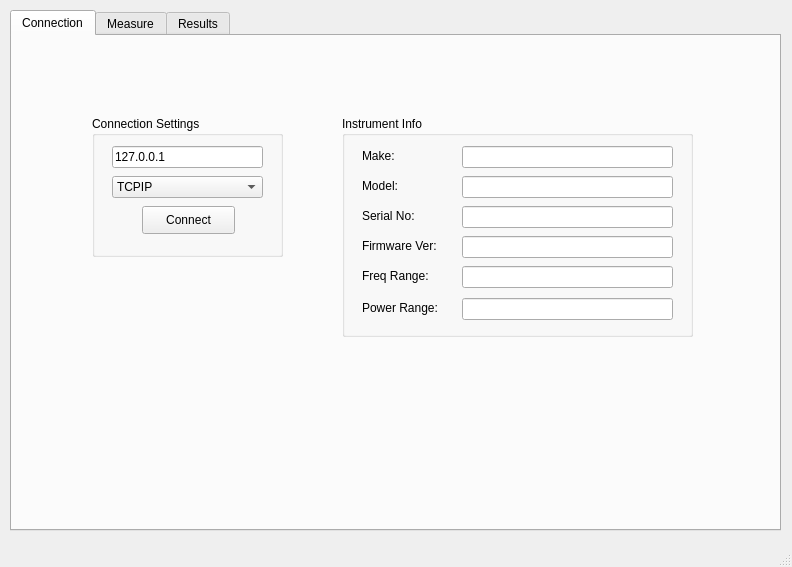
<?xml version="1.0" encoding="UTF-8"?>
<ui version="4.0">
 <class>MainWindow</class>
 <widget class="QMainWindow" name="MainWindow">
  <property name="geometry">
   <rect>
    <x>0</x>
    <y>0</y>
    <width>792</width>
    <height>567</height>
   </rect>
  </property>
  <property name="windowTitle">
   <string>%APPLICATION_NAME%</string>
  </property>
  <property name="windowIcon">
   <iconset resource="Resources.qrc">
    <normaloff>:/new/icon_resource/RS.ico</normaloff>
    <normalon>:/new/icon_resource/RS.ico</normalon>:/new/icon_resource/RS.ico</iconset>
  </property>
  <widget class="QWidget" name="centralWidget">
   <widget class="QTabWidget" name="tab_widget">
    <property name="geometry">
     <rect>
      <x>10</x>
      <y>10</y>
      <width>771</width>
      <height>521</height>
     </rect>
    </property>
    <property name="tabShape">
     <enum>QTabWidget::Rounded</enum>
    </property>
    <property name="currentIndex">
     <number>0</number>
    </property>
    <widget class="QWidget" name="connection_tab">
     <attribute name="title">
      <string>Connection</string>
     </attribute>
     <widget class="QGroupBox" name="instrument_info_group_box">
      <property name="geometry">
       <rect>
        <x>330</x>
        <y>80</y>
        <width>351</width>
        <height>221</height>
       </rect>
      </property>
      <property name="title">
       <string>Instrument Info</string>
      </property>
      <widget class="QLineEdit" name="make_line_edit">
       <property name="geometry">
        <rect>
         <x>120</x>
         <y>30</y>
         <width>211</width>
         <height>22</height>
        </rect>
       </property>
       <property name="text">
        <string/>
       </property>
       <property name="readOnly">
        <bool>true</bool>
       </property>
      </widget>
      <widget class="QLabel" name="make_label">
       <property name="geometry">
        <rect>
         <x>20</x>
         <y>32</y>
         <width>81</width>
         <height>16</height>
        </rect>
       </property>
       <property name="text">
        <string>Make:</string>
       </property>
      </widget>
      <widget class="QLabel" name="model_label">
       <property name="geometry">
        <rect>
         <x>20</x>
         <y>62</y>
         <width>81</width>
         <height>16</height>
        </rect>
       </property>
       <property name="text">
        <string>Model:</string>
       </property>
      </widget>
      <widget class="QLineEdit" name="model_line_edit">
       <property name="geometry">
        <rect>
         <x>120</x>
         <y>60</y>
         <width>211</width>
         <height>22</height>
        </rect>
       </property>
       <property name="text">
        <string/>
       </property>
       <property name="readOnly">
        <bool>true</bool>
       </property>
      </widget>
      <widget class="QLineEdit" name="serial_no_line_edit">
       <property name="geometry">
        <rect>
         <x>120</x>
         <y>90</y>
         <width>211</width>
         <height>22</height>
        </rect>
       </property>
       <property name="readOnly">
        <bool>true</bool>
       </property>
      </widget>
      <widget class="QLabel" name="serial_no_label">
       <property name="geometry">
        <rect>
         <x>20</x>
         <y>92</y>
         <width>81</width>
         <height>16</height>
        </rect>
       </property>
       <property name="text">
        <string>Serial No:</string>
       </property>
      </widget>
      <widget class="QLineEdit" name="firmware_version_line_edit">
       <property name="geometry">
        <rect>
         <x>120</x>
         <y>120</y>
         <width>211</width>
         <height>22</height>
        </rect>
       </property>
       <property name="readOnly">
        <bool>true</bool>
       </property>
      </widget>
      <widget class="QLabel" name="firmware_version_label">
       <property name="geometry">
        <rect>
         <x>20</x>
         <y>122</y>
         <width>81</width>
         <height>16</height>
        </rect>
       </property>
       <property name="text">
        <string>Firmware Ver:</string>
       </property>
      </widget>
      <widget class="QLineEdit" name="frequency_range_line_edit">
       <property name="geometry">
        <rect>
         <x>120</x>
         <y>150</y>
         <width>211</width>
         <height>22</height>
        </rect>
       </property>
       <property name="readOnly">
        <bool>true</bool>
       </property>
      </widget>
      <widget class="QLabel" name="frequency_range_label">
       <property name="geometry">
        <rect>
         <x>20</x>
         <y>152</y>
         <width>81</width>
         <height>16</height>
        </rect>
       </property>
       <property name="text">
        <string>Freq Range:</string>
       </property>
      </widget>
      <widget class="QLabel" name="power_range_label">
       <property name="geometry">
        <rect>
         <x>20</x>
         <y>184</y>
         <width>81</width>
         <height>16</height>
        </rect>
       </property>
       <property name="text">
        <string>Power Range:</string>
       </property>
      </widget>
      <widget class="QLineEdit" name="power_range_line_edit">
       <property name="geometry">
        <rect>
         <x>120</x>
         <y>182</y>
         <width>211</width>
         <height>22</height>
        </rect>
       </property>
       <property name="readOnly">
        <bool>true</bool>
       </property>
      </widget>
     </widget>
     <widget class="QGroupBox" name="vna_connection_group_box">
      <property name="geometry">
       <rect>
        <x>80</x>
        <y>80</y>
        <width>191</width>
        <height>141</height>
       </rect>
      </property>
      <property name="title">
       <string>Connection Settings</string>
      </property>
      <property name="flat">
       <bool>false</bool>
      </property>
      <widget class="QPushButton" name="connect_push_button">
       <property name="geometry">
        <rect>
         <x>50</x>
         <y>90</y>
         <width>93</width>
         <height>28</height>
        </rect>
       </property>
       <property name="text">
        <string>Connect</string>
       </property>
      </widget>
      <widget class="QComboBox" name="connection_type_combo_box">
       <property name="geometry">
        <rect>
         <x>20</x>
         <y>60</y>
         <width>151</width>
         <height>22</height>
        </rect>
       </property>
       <property name="currentIndex">
        <number>1</number>
       </property>
       <item>
        <property name="text">
         <string>GPIB</string>
        </property>
       </item>
       <item>
        <property name="text">
         <string>TCPIP</string>
        </property>
       </item>
       <item>
        <property name="text">
         <string>USB</string>
        </property>
       </item>
      </widget>
      <widget class="QLineEdit" name="address_line_edit">
       <property name="geometry">
        <rect>
         <x>20</x>
         <y>30</y>
         <width>151</width>
         <height>22</height>
        </rect>
       </property>
       <property name="text">
        <string>127.0.0.1</string>
       </property>
      </widget>
     </widget>
    </widget>
    <widget class="QWidget" name="measure_tab">
     <attribute name="title">
      <string>Measure</string>
     </attribute>
     <widget class="QPushButton" name="measure_button">
      <property name="geometry">
       <rect>
        <x>650</x>
        <y>450</y>
        <width>93</width>
        <height>28</height>
       </rect>
      </property>
      <property name="text">
       <string>Measure</string>
      </property>
     </widget>
    </widget>
    <widget class="QWidget" name="tab">
     <attribute name="title">
      <string>Results</string>
     </attribute>
     <widget class="QCustomPlot" name="custom_plot" native="true">
      <property name="geometry">
       <rect>
        <x>10</x>
        <y>10</y>
        <width>741</width>
        <height>471</height>
       </rect>
      </property>
     </widget>
    </widget>
   </widget>
  </widget>
  <widget class="QStatusBar" name="status_bar"/>
 </widget>
 <layoutdefault spacing="6" margin="11"/>
 <customwidgets>
  <customwidget>
   <class>QCustomPlot</class>
   <extends>QWidget</extends>
   <header location="global">qcustomplot.h</header>
   <container>1</container>
  </customwidget>
 </customwidgets>
 <resources>
  <include location="Resources.qrc"/>
 </resources>
 <connections/>
</ui>
